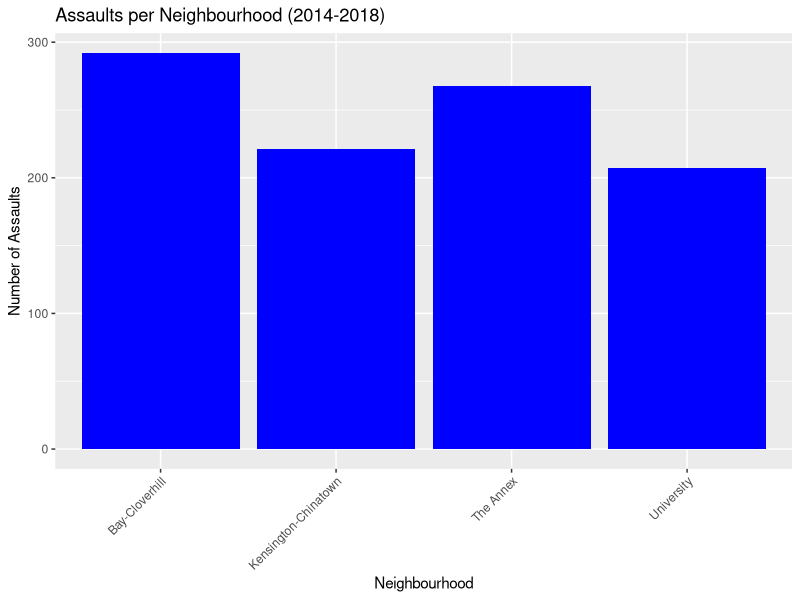
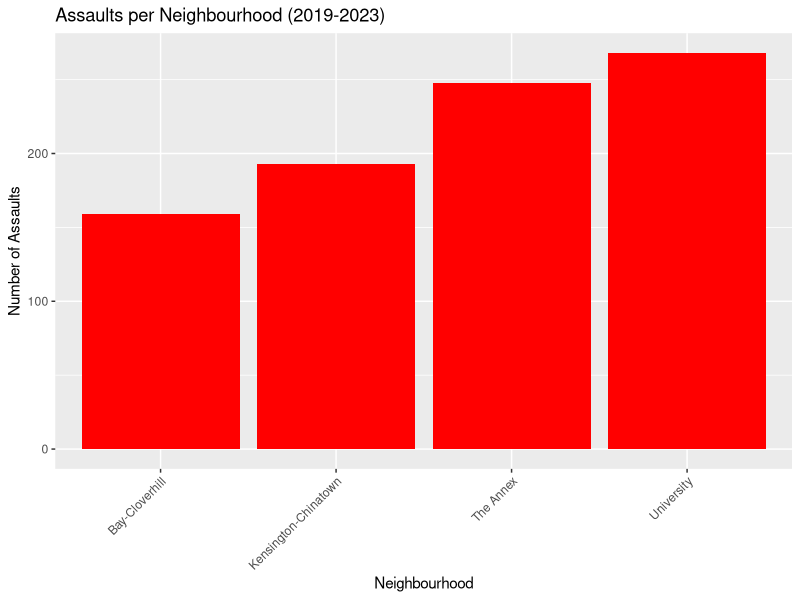

R code for these plots, in order:
#### Preamble ####
# Purpose: Simulate the Neighbourhood Crime Rates data set but refining the 158 neighbourhoods  
# Author: Bella MacLean
# Date: Saturday January 20, 2024
# Contact: bella.maclean@mail.utoronto.ca
# License: MIT
# Pre-requisites: none
# Data sets:
## - https://open.toronto.ca/dataset/neighbourhood-crime-rates/

#### Workspace setup ####
# Install and Load the necessary libraries needed to simulate the data
install.packages("tibble")
install.packages("dplyr")
install.packages("ggplot2")
install.packages("tidyr")
library(tidyr)
library(tibble)
library(dplyr)
library(ggplot2)

# Set seed for reproducibility
set.seed(300)

# Define downtown core neighbourhood names
UofT_neighbourhoods <- c(
  "Kensington-Chinatown",
  "University",
  "Bay-Cloverhill",
  "The Annex"
)

# Simulate data for downtown core neighbourhoods
simulated_data <- tibble(
  Neighbourhood = UofT_neighbourhoods,
  ASSAULT_2014 = sample(1:100, length(UofT_neighbourhoods), replace = TRUE),
  ASSAULT_2015 = sample(1:100, length(UofT_neighbourhoods), replace = TRUE),
  ASSAULT_2016 = sample(1:100, length(UofT_neighbourhoods), replace = TRUE),
  ASSAULT_2017 = sample(1:100, length(UofT_neighbourhoods), replace = TRUE),
  ASSAULT_2018 = sample(1:100, length(UofT_neighbourhoods), replace = TRUE),
  ASSAULT_2019 = sample(1:100, length(UofT_neighbourhoods), replace = TRUE),
  ASSAULT_2020 = sample(1:100, length(UofT_neighbourhoods), replace = TRUE),
  ASSAULT_2021 = sample(1:100, length(UofT_neighbourhoods), replace = TRUE),
  ASSAULT_2022 = sample(1:100, length(UofT_neighbourhoods), replace = TRUE),
  ASSAULT_2023 = sample(1:100, length(UofT_neighbourhoods), replace = TRUE)
)

# Summarize data for the two periods
simulated_data <- simulated_data %>% 
  mutate(
    Total_Assault_2014_2018 = ASSAULT_2014 + ASSAULT_2015 + ASSAULT_2016 + ASSAULT_2017 + ASSAULT_2018,
    Total_Assault_2019_2023 = ASSAULT_2019 + ASSAULT_2020 + ASSAULT_2021 + ASSAULT_2022 + ASSAULT_2023
  )

#### Simulate Some Graphs ####
# Bar Graph for 2014-2018 - # of assault per neighbourhood from 2014-2018
ggplot(simulated_data, aes(x=Neighbourhood, y=Total_Assault_2014_2018)) +
  geom_bar(stat="identity", fill="blue") +
  theme(axis.text.x = element_text(angle = 45, hjust = 1)) +
  labs(title="Assaults per Neighbourhood (2014-2018)",
       x="Neighbourhood",
       y="Number of Assaults")

# Bar Graph for 2019-2023 - # of assault per neighbourhood from 2019-2023
ggplot(simulated_data, aes(x=Neighbourhood, y=Total_Assault_2019_2023)) +
  geom_bar(stat="identity", fill="red") +
  theme(axis.text.x = element_text(angle = 45, hjust = 1)) +
  labs(title="Assaults per Neighbourhood (2019-2023)",
       x="Neighbourhood",
       y="Number of Assaults")

# Running some tests to check the simulated data

# Check that all assault values are between 0 and 100
all_values_in_range <- all(simulated_data[, -1] >= 0 & simulated_data[, -1] <= 100)
print(paste("All assault values between 0 and 100:", all_values_in_range))

# Check that there are exactly 4 neighborhoods
correct_neighborhood_count <- nrow(simulated_data) == 4
print(paste("There are exactly 4 neighborhoods:", correct_neighborhood_count))

print(simulated_data)
